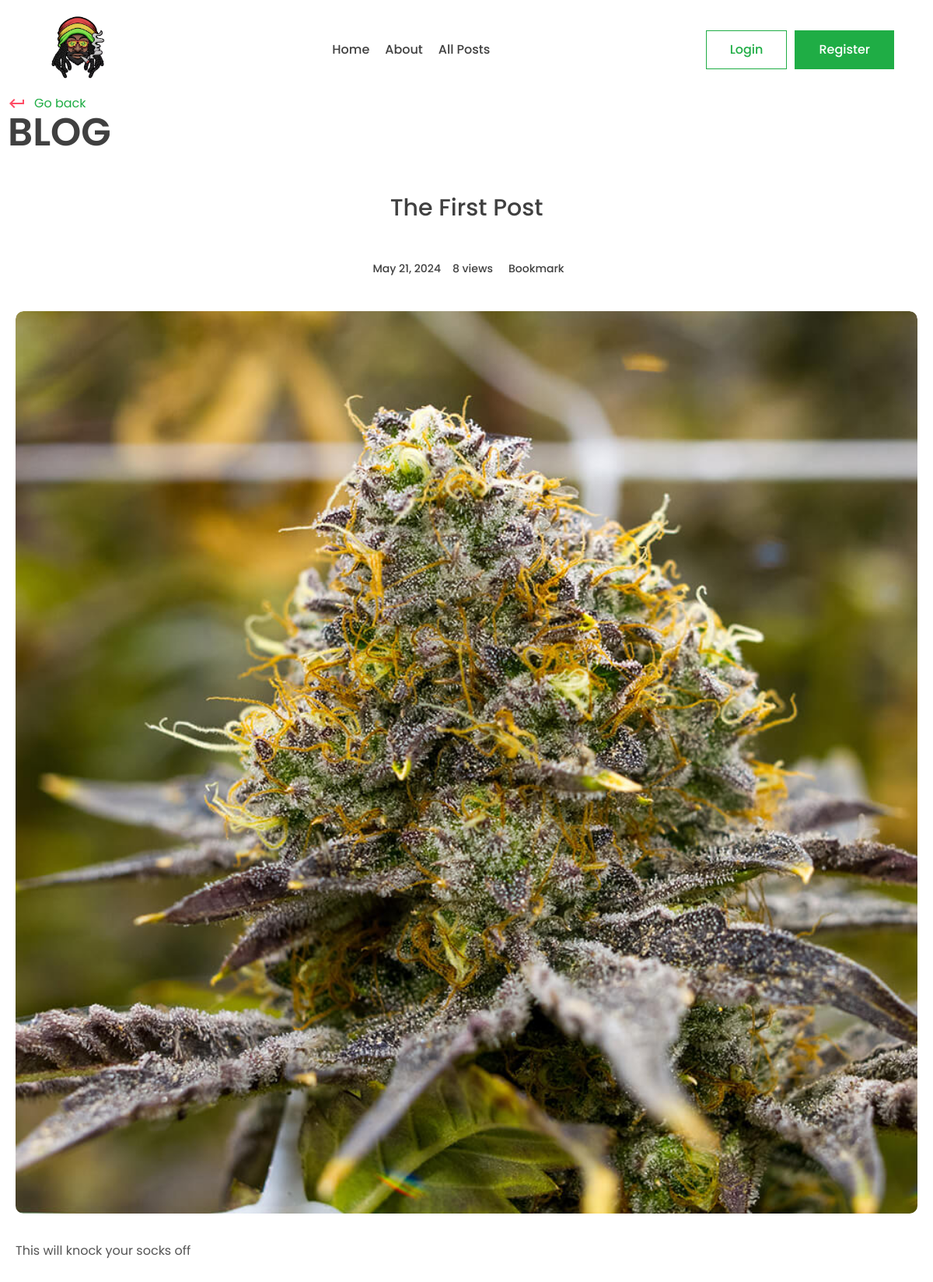
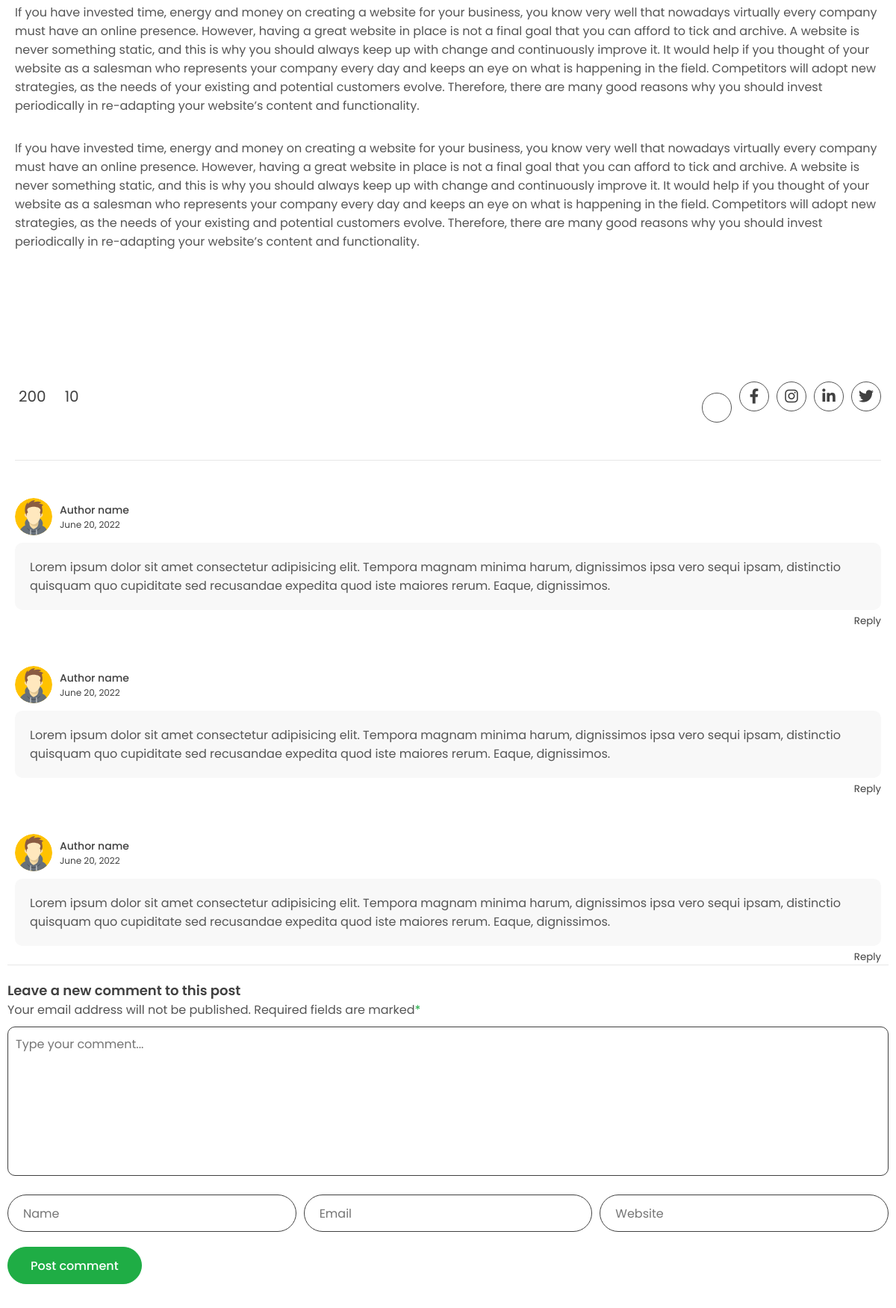
The app's page /post/first (upper part) with its own data (2 pictures, top to bottom).
### app/models.py (models this page shows)
class Post(models.Model):
    title = models.CharField(max_length=200)
    content = models.TextField()
    last_updated = models.DateTimeField(auto_now=True)
    slug = models.SlugField(max_length=200, unique=True)
    image = models.ImageField(null=True, blank=True, upload_to="images/")
    tags = models.ManyToManyField(Tag, blank=True, related_name='post')
    view_count = models.IntegerField(null=True, blank=True)
    is_featured = models.BooleanField(default=False)
    author = models.ForeignKey(User, on_delete=models.CASCADE, null=True, blank=True)

### app/views.py (the view, shortened to what this page needs)
# urls.py: path('post/<slug:slug>', views.post_page, name='post_page'),
def post_page(request, slug):
    post = Post.objects.get(slug=slug)
    comments = Comments.objects.filter(post=post, parent=None)
    form = CommentForm()
    if post.view_count is None:
        post.view_count = 1
    else:
        post.view_count = post.view_count + 1
    post.save()
    context = {
        'post': post,
        'form': form,
    }
    return render(request, "app/post.html", context)

### app/forms.py
class CommentForm(forms.ModelForm):
    class Meta:
        model = Comments
        fields = {'content', 'email', 'name', 'website'}
    def __init__(self, *args,**kwargs):
        super().__init__(*args, **kwargs)
        self.fields['content'].widget.attrs['placeholder'] = 'Type your comment...'
        self.fields['email'].widget.attrs['placeholder'] = 'Email'
        self.fields['name'].widget.attrs['placeholder'] = 'Name'
        self.fields['website'].widget.attrs['placeholder'] = 'Website'

### app/templates/app/post.html (shortened to what this page needs)
{% extends 'base.html' %}
{% load static %}
{% block content %}
      <div class="container">
        <div class="layout">
          <div class="left">
            <div class="page-top">
              <div class="top flex">
                <div class="page-name">
                  <a href="#" class="learn">
                    <span class="material-icons"> keyboard_return </span> Go
                    back
                  </a>
                  <h1>Blog</h1>
                </div>
              </div>
            </div>
            <center>
              <div class="typo">
                <h1 class="title blog-title">
                  {{ post.title }}
                </h1>
                <div class="timeline">
                  <div class="track">
                    <p class="time">{{ post.last_updated|date }}</p>
                  </div>
                  <div class="track">
                    <p class="view-count">{{post.view_count}} views</p>
                  </div>
                  <div class="track">
                    <form action="" method="POST">
                      <button type="submit" class="btn btn-info">
                        <p class="bookmark">Bookmark</p>
                      </button>
                    </form>
                  </div>
                </div>
              </div>
            </center>
            <section class="mt">
              <div class="container">
                <div class="blog-post">
                  <div class="post-img blog-img">
                    <img src="{{ post.image.url }}" alt="" />
                  </div>
                  <div class="blog-post-content">
                    <p>
                      {{ post.content }}
                    </p>
                    <br /><br />
                    <p>
                      If you have invested time, energy and money on creating a
                      website for your business, you know very well that
                      nowadays virtually every company must have an online
                      presence. However, having a great website in place is not
                      a final goal that you can afford to tick and archive. A
                      website is never something static, and this is why you
                      should always keep up with change and continuously improve
                      it. It would help if you thought of your website as a
                      salesman who represents your company every day and keeps
                      an eye on what is happening in the field. Competitors will
                      adopt new strategies, as the needs of your existing and
                      potential customers evolve. Therefore, there are many good
                      reasons why you should invest periodically in re-adapting
                      your website’s content and functionality.
                    </p>
                    <br /><br />
                    <p>
                      If you have invested time, energy and money on creating a
                      website for your business, you know very well that
                      nowadays virtually every company must have an online
                      presence. However, having a great website in place is not
                      a final goal that you can afford to tick and archive. A
                      website is never something static, and this is why you
                      should always keep up with change and continuously improve
                      it. It would help if you thought of your website as a
                      salesman who represents your company every day and keeps
                      an eye on what is happening in the field. Competitors will
                      adopt new strategies, as the needs of your existing and
                      potential customers evolve. Therefore, there are many good
                      reasons why you should invest periodically in re-adapting
                      your website’s content and functionality.
                    </p>
                    <a class="blog-tags">
                    </div>
                    <div class="social-share">
                      <div class="reactions">
                        <div class="likes">
                           <span>200</span>
                        </div>
                        <div class="total-comments">
                          <span>10</span>
                        </div>
                      </div>
                      <div class="share">
                        <div class="social">
                          <a href="#">
                            <i class="fa-brands fa-facebook-f"></i>
                          </a>
                          <a href="#">
                            <i class="fa-brands fa-instagram"></i>
                          </a>
                          <a href="#">
                            <i class="fa-brands fa-linkedin-in"></i>
                          </a>
                          <a href="#">
                            <i class="fa-brands fa-twitter"></i>
                          </a>
                        </div>
                      </div>
                    </div>
                    <div class="user-comment">
                      <div class="author">
                        <div class="profile-pic">
                          <img src="{% static 'images/author.svg' %}" alt="" />
                        </div>
                        <div class="details">
                          <p>Author name</p>
                          <small>June 20, 2022</small>
                        </div>
                      </div>
                      <div class="comment-sec-main">
                        <div class="comment-sec">
                          <div class="comment">
                            <p>
                              Lorem ipsum dolor sit amet consectetur adipisicing
                              elit. Tempora magnam minima harum, dignissimos
                              ipsa vero sequi ipsam, distinctio quisquam quo
                              cupiditate sed recusandae expedita quod iste
                              maiores rerum. Eaque, dignissimos.
                            </p>
                          </div>
                          <div class="reply">
                            <button onclick="toggleDiv(this)">Reply</button>
                          </div>
                        </div>
                      </div>
                    </div>
                    <div class="user-comment">
                      <div class="author">
                        <div class="profile-pic">
                          <img src="{% static 'images/author.svg' %}" alt="" />
                        </div>
                        <div class="details">
                          <p>Author name</p>
                          <small>June 20, 2022</small>
                        </div>
                      </div>
                      <div class="comment-sec-main">
                        <div class="comment-sec">
                          <div class="comment">
                            <p>
                              Lorem ipsum dolor sit amet consectetur adipisicing
                              elit. Tempora magnam minima harum, dignissimos
                              ipsa vero sequi ipsam, distinctio quisquam quo
                              cupiditate sed recusandae expedita quod iste
                              maiores rerum. Eaque, dignissimos.
                            </p>
                          </div>
                          <div class="reply">
                            <button onclick="toggleDiv(this)">Reply</button>
                          </div>
                        </div>
                      </div>
                    </div>
                    <div class="user-comment">
                      <div class="author">
                        <div class="profile-pic">
                          <img src="{% static 'images/author.svg' %}" alt="" />
                        </div>
                        <div class="details">
                          <p>Author name</p>
                          <small>June 20, 2022</small>
                        </div>
                      </div>
                      <div class="comment-sec-main">
                        <div class="comment-sec">
                          <div class="comment">
                            <p>
                              Lorem ipsum dolor sit amet consectetur adipisicing
                              elit. Tempora magnam minima harum, dignissimos
                              ipsa vero sequi ipsam, distinctio quisquam quo
                              cupiditate sed recusandae expedita quod
                              iste maiores rerum. Eaque, dignissimos.
                            </p>
                          </div>
                          <div class="reply">
                            <button onclick="toggleDiv(this)">Reply</button>
                          </div>
                        </div>
                      </div>
                    </div>
                  </div>
                </div>
                <div class="comment-box">
                  <h3>Leave a new comment to this post</h3>
                  <p>
                    Your email address will not be published. Required fields
                    are marked<span>*</span>
                  </p>
                  <form action="" method="post">
                    {{form.content}}
                    <div class="grid-3">
                      {{form.name}}
                      {{form.email}}
                      {{form.website}}
                    </div>
                    <button class="btn btn-primary rounded">
                      Post comment
                    </button>
                  </form>
                </div>
              </div>
          </div>
        </div>
    {% endblock %}

### app/static/app/style.css (style rules this page uses)
* { margin: 0; padding: 0; box-sizing: border-box; text-decoration: none; border: none; outline: none; list-style: none; font-family: "Poppins", sans-serif; color: var(--black); }
:root { --green: #1fad45; --black: #404040; --des: #555555; --shadow: #ffffff1a 0px 1px 1px 0px inset, #32325d40 0px 50px 100px -20px, #0000004d 0px 30px 60px -30px; --shadow2: rgba(17, 12, 46, 0.084) 0px 48px 100px 0px; }
html { font-size: 62.5%; }
[class*="grid"] { display: grid; }
img { width: 100%; }
.container { max-width: 1220px; margin: auto; padding: 0 10px; }
p, a { font-size: 1.6rem; color: var(--des); }
input, textarea { font-size: 1.6rem; color: var(--black); }
.btn { cursor: pointer; height: 5rem; padding: 0 3rem; font-size: 1.6rem; font-weight: 500; border: 1px solid var(--green); display: flex; align-items: center; justify-content: center; gap: 1rem; }
.btn-primary { background: var(--green); color: white; }
.rounded { border-radius: 5rem; }
.typo { width: 50%; margin-top: 5rem; }
.title { font-size: 5rem; font-weight: 500; }
.post-img { height: 40rem; width: 100%; overflow: hidden; border-radius: 1rem; }
.post-img img { height: 100%; object-fit: cover; object-position: center; }
.learn { display: flex; align-items: center; gap: 1rem; color: var(--green); margin-top: 2rem; }
.learn span { color: #ff4b64; }
.grid-3 { grid-template-columns: repeat(3, 1fr); gap: 5rem; }
.post-img { position: relative; }
.author { display: flex; align-items: center; gap: 1rem; margin-top: 2rem; }
.profile-pic { width: 5rem; aspect-ratio: 1/1; border-radius: 50%; overflow: hidden; }
.author p { color: var(--black); font-weight: 500; font-size: 1.4rem; }
.author small { color: var(--black); font-size: 1.2rem; }
.share { width: fit-content; margin: auto; margin-top: 8rem; }
.social { display: flex; align-items: center; gap: 1rem; }
.social a { width: 5rem; aspect-ratio: 1/1; border-radius: 50%; border: 1px solid var(--des); display: flex; align-items: center; justify-content: center; transition: 0.3s; }
.social i { color: var(--black); font-size: 2rem; transition: 0.3s; }
.layout { display: flex; gap: 5rem; }
.left { width: 100%; height: 100%; }
.page-name h1 { font-size: 5rem; text-transform: uppercase; font-weight: 600; line-height: 5rem; }
.flex { display: flex; align-items: flex-end; justify-content: space-between; }
.left .typo { width: 100%; }
.blog-title { font-size: 3rem; }
.timeline { display: flex; align-items: center; gap: 1rem; width: fit-content; margin: auto; margin-top: 3rem; }
.track { display: flex; align-items: center; gap: 0.5rem; }
.track p { color: var(--black); font-size: 1.4rem; font-weight: 500; }
.mt { margin-top: 3rem; }
.blog-img { height: 100%; }
.blog-img img { border-radius: 1rem; }
.blog-post-content { margin-top: 3rem; }
.blog-tags { display: flex; align-items: center; flex-wrap: wrap; gap: 1rem; margin-top: 3rem; }
.user-comment { margin-top: 5rem; }
.comment { background: #f8f8f8; padding: 2rem; border-radius: 1rem; margin-top: 1rem; }
.reply { display: flex; align-items: center; width: fit-content; gap: 1rem; margin-left: auto; margin-top: 0.5rem; }
.social-share { margin-top: 5rem; display: grid; grid-template-columns: 1fr 1fr; padding-top: 2rem; padding-bottom: 5rem; border-bottom: 1px solid #00000018; }
.reactions { display: flex; align-items: center; gap: 2rem; }
.social-share .share { margin: 0; margin-left: auto; }
.social-share .share a { width: 4rem; }
.reactions > div { display: flex; align-items: center; gap: 0.5rem; font-size: 2rem; cursor: pointer; }
.comment-box { padding-top: 2rem; border-top: 1px solid #00000018; }
.comment-box h3 { font-size: 1.8rem; font-weight: 600; }
p span { color: var(--green); }
.comment-box textarea { border: 1px solid var(--black); resize: none; border-radius: 1rem; width: 100%; height: 20rem; padding: 1rem; margin-top: 1rem; }
.comment-box .grid-3 { gap: 1rem; margin-top: 2rem; }
.grid-3 input { border-radius: 5rem; height: 5rem; border: 1px solid var(--black); padding: 0 2rem; }
.comment-box .btn { margin-top: 2rem; }
.timeline button, .likes button { border: none; padding: 0; background: transparent; font-size: 1.4rem; font-weight: 500; }
.reply button { background: transparent; }

### records on screen
Post: title "The First Post", last_updated "May 21, 2024", view_count "8", image (picture), content "This will knock your socks off"
